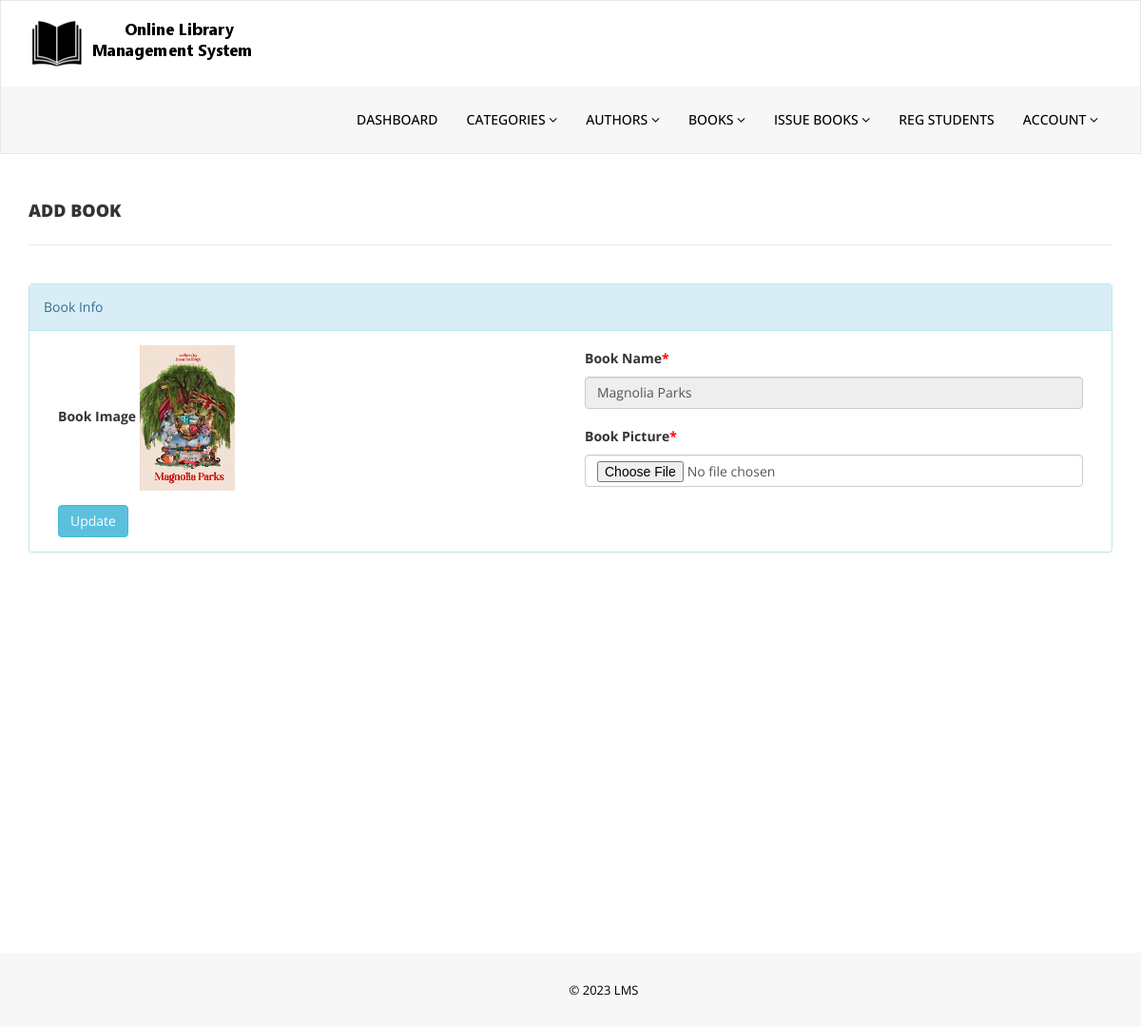
The page /admin/chnage-bookimg.php?bookid=30 (signed in) on the database its author committed.
### tables this page shows
CREATE TABLE `tblbooks` (
  `id` int(11) NOT NULL,
  `BookName` varchar(255) DEFAULT NULL,
  `CatId` int(11) DEFAULT NULL,
  `AuthorId` int(11) DEFAULT NULL,
  `ISBNNumber` varchar(25) DEFAULT NULL,
  `BookPrice` decimal(10,2) DEFAULT NULL,
  `bookImage` varchar(250) NOT NULL,
  `isIssued` int(1) DEFAULT 0,
  `RegDate` timestamp NULL DEFAULT current_timestamp(),
  `UpdationDate` timestamp NULL DEFAULT NULL ON UPDATE current_timestamp()
);

### admin/chnage-bookimg.php (the view, shortened to what this page needs)
<?php
if(strlen($_SESSION['alogin'])==0)
    {
header('location:index.php');
}
else{
?>
<!DOCTYPE html>
<html xmlns="http://www.w3.org/1999/xhtml">
<head>
    <link href="assets/css/bootstrap.css" rel="stylesheet" />
    <link href="assets/css/font-awesome.css" rel="stylesheet" />
    <link href="assets/css/style.css" rel="stylesheet" />
</head>
<body>
<?php include('includes/header.php');?>
    <div class="content-wrapper">
         <div class="container">
        <div class="row pad-botm">
            <div class="col-md-12">
                <h4 class="header-line">Add Book</h4>
                            </div>
</div>
<div class="row">
<div class="col-md12 col-sm-12 col-xs-12">
<div class="panel panel-info">
<div class="panel-heading">
Book Info
</div>
<div class="panel-body">
<form role="form" method="post" enctype="multipart/form-data">
<?php
$bookid=intval($_GET['bookid']);
$sql = "SELECT tblbooks.BookName,tblbooks.id as bookid,tblbooks.bookImage from  tblbooks  where tblbooks.id=:bookid";
$query = $dbh -> prepare($sql);
$query->bindParam(':bookid',$bookid,PDO::PARAM_STR);
$query->execute();
$results=$query->fetchAll(PDO::FETCH_OBJ);
if($query->rowCount() > 0)
{
foreach($results as $result)
{               ?>
<div class="col-md-6">
<div class="form-group">
<label>Book Image</label>
<img src="bookimg/<?php echo htmlentities($result->bookImage);?>" width="100">
</div></div>
<div class="col-md-6">
<div class="form-group">
<label>Book Name<span style="color:red;">*</span></label>
<input class="form-control" type="text" name="bookname" value="<?php echo htmlentities($result->BookName);?>" readonly />
</div></div>
<div class="col-md-6">
 <div class="form-group">
 <label>Book Picture<span style="color:red;">*</span></label>
 <input class="form-control" type="file" name="bookpic" autocomplete="off"   required="required" />
 </div>
    </div>
 <?php }} ?><div class="col-md-12">
<button type="submit" name="update" class="btn btn-info">Update </button></div>
                                    </form>
                            </div>
                        </div>
                            </div>
        </div>
    </div>
    </div>
  <?php include('includes/footer.php');?>
</body>
</html>
<?php } ?>

### admin/assets/css/style.css (style rules this page uses)
.content-wrapper { margin-top: 40px; min-height:800px; padding-bottom:90px; }
.header-line { font-weight:900; padding-bottom:25px; border-bottom:1px solid #eeeeee; text-transform:uppercase; }
.pad-botm { padding-bottom:30px; }

### rows shown on the page
tblbooks: bookImage (picture), bookname "Magnolia Parks"
